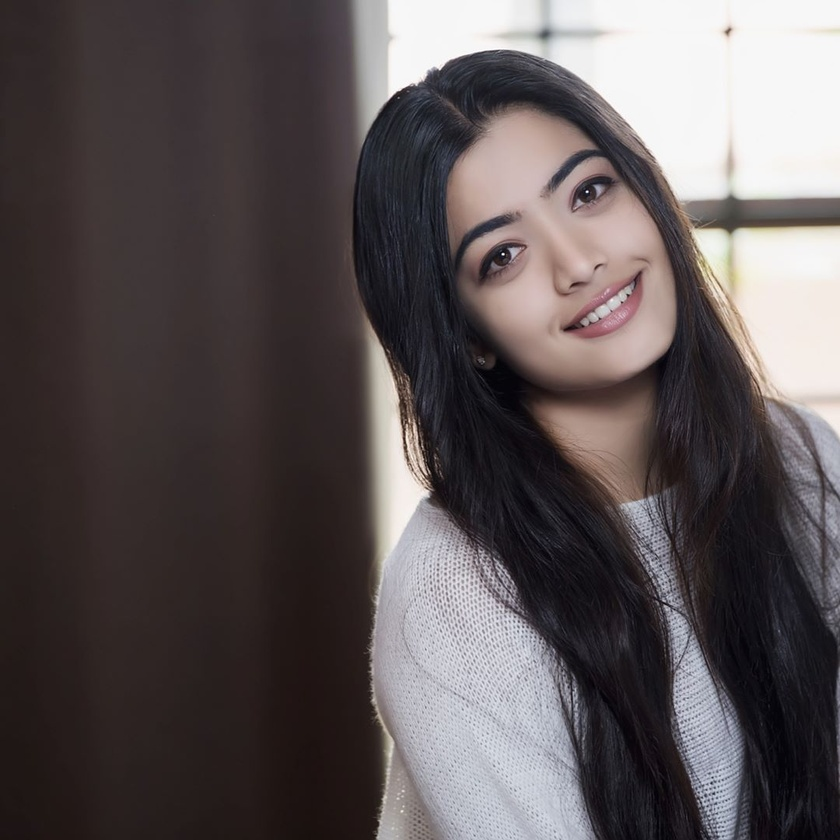
#> input picture Rashmika Mandanna.jpg, 840 x 840 px, shrunk from 1080 x 1080 before the run
$ python edge_detect.py
#> lines starting #> are read from the running program, lines starting #| are printed output that depends on the picture; after the words box and inside, x2 and y2 are one past the last pixel; in counts of white or black regions, pixels touching at a corner belong together
import numpy as np
import cv2 as cv
import matplotlib.pyplot as plt

img = cv.imread("Rashmika Mandanna.jpg", 0)
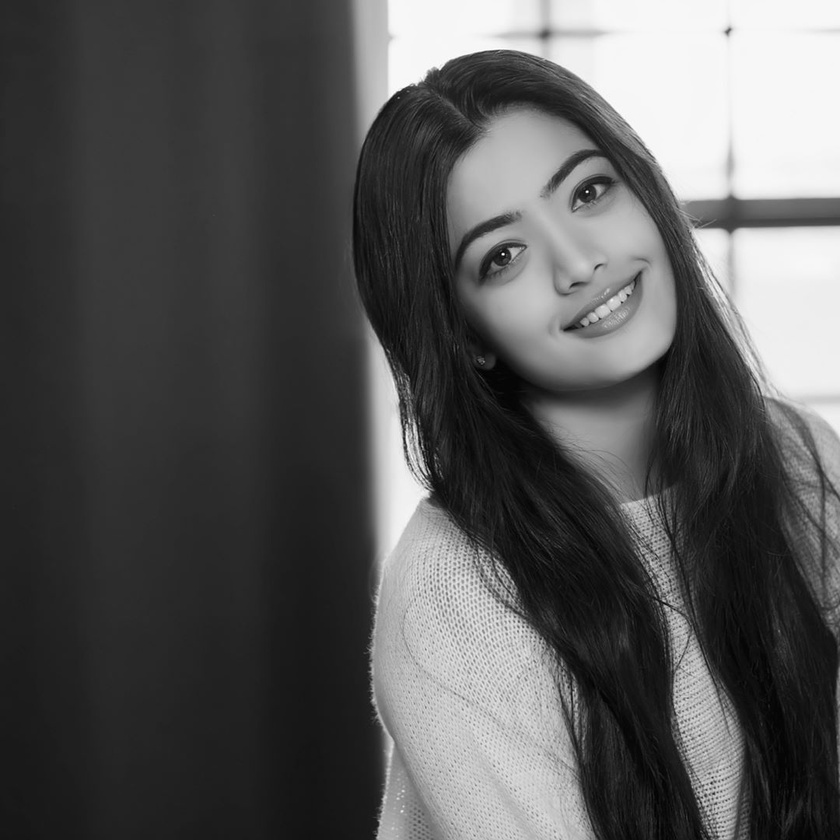
#> img: shape (840, 840); min 0, max 255, mean 86.8
canny = cv.Canny(img, 110, 170)
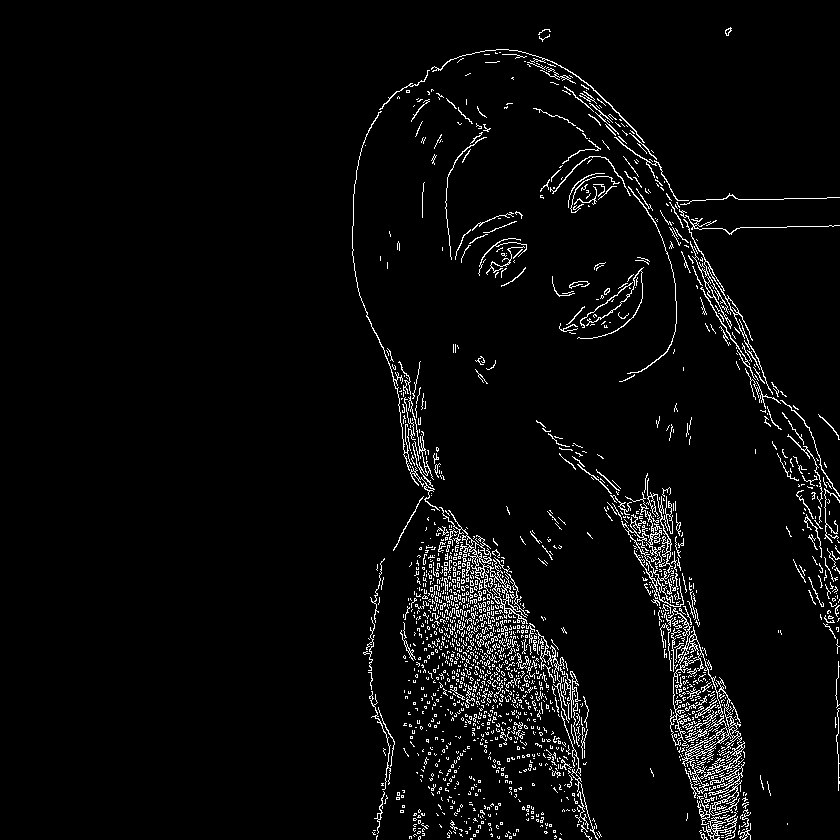
#> canny: shape (840, 840); 3.8% white in thin lines or dots, all inside (x1, y1, x2, y2) = (352, 27, 840, 840)

titles = [' original image' , 'canny image']
images = [img, canny]
for i in range(2):
    plt.subplot(1, 2, i+1), plt.imshow(images[i], 'gray')
    plt.title(titles[i])
    plt.xticks([]),plt.yticks([])

plt.show()
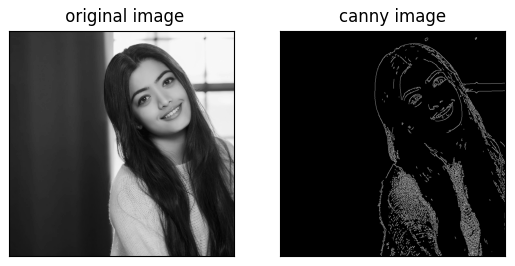
#> figure drawn by matplotlib, 2 panels

$ run again, with Deepika Padukone.jpg copied over Rashmika Mandanna.jpg
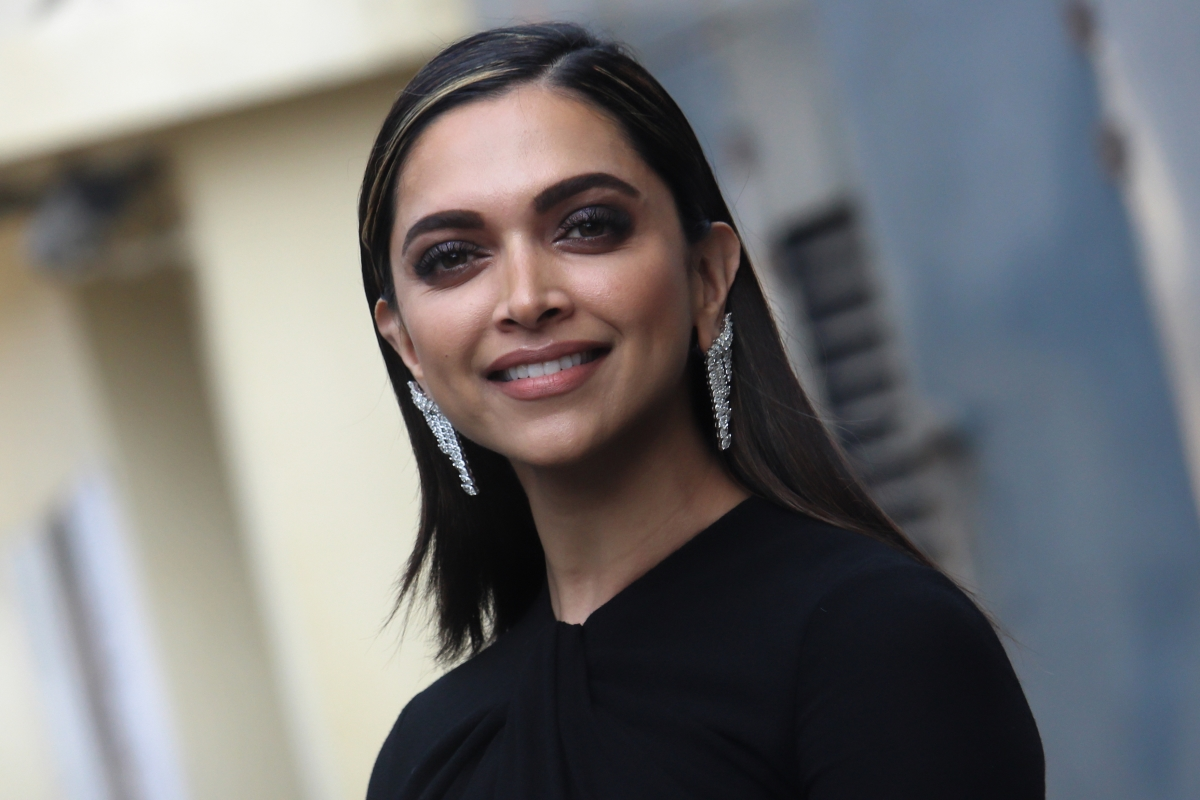
#> input picture Deepika Padukone.jpg, 1200 x 800 px
#> `canny = cv.Canny(img, 110, 170)`:
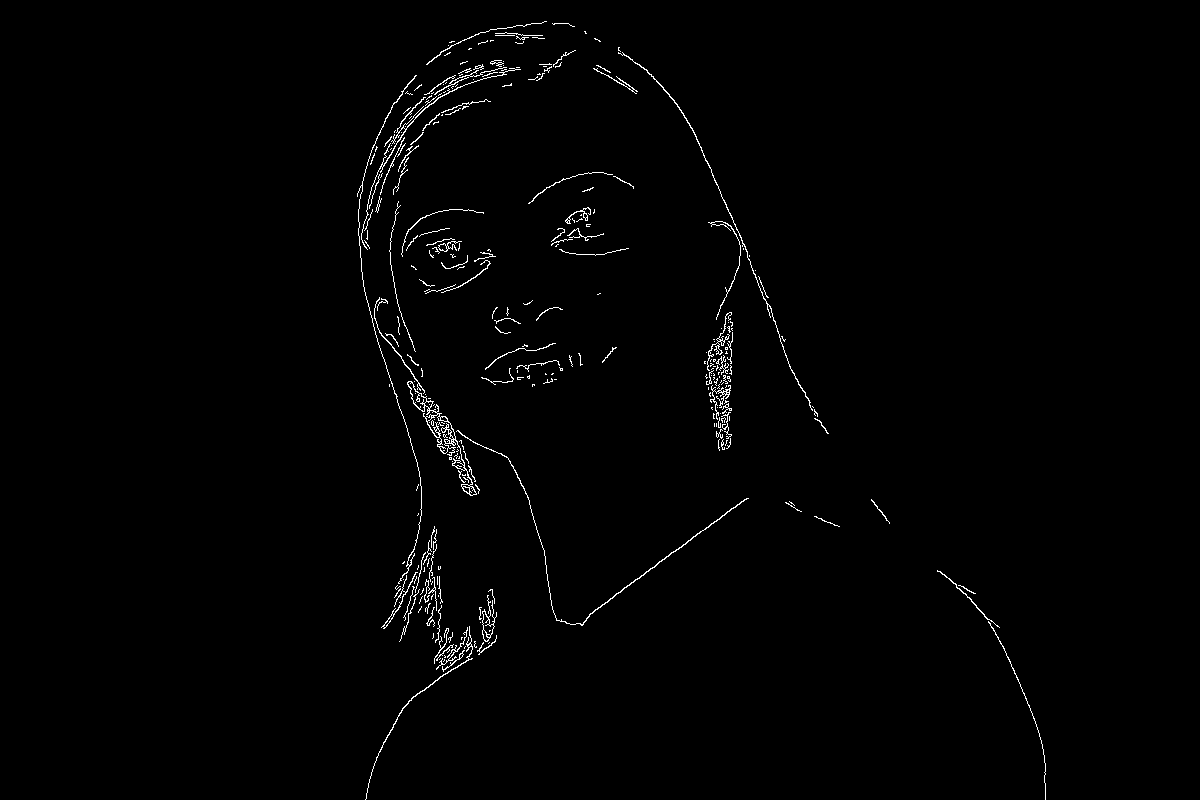
#> canny: shape (800, 1200); 1% white in thin lines or dots, all inside (x1, y1, x2, y2) = (357, 21, 1046, 800)
#> `plt.show()`:
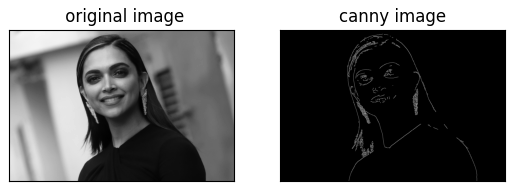
#> figure drawn by matplotlib, 2 panels
